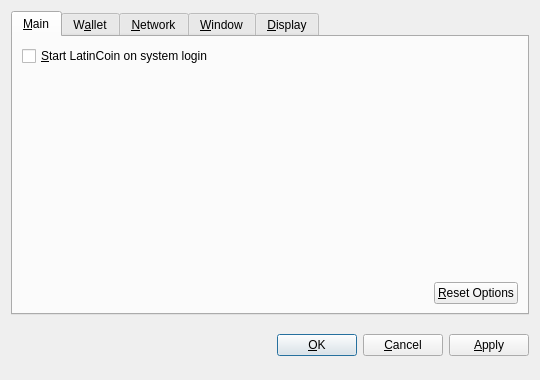
<?xml version="1.0" encoding="UTF-8"?>
<ui version="4.0">
 <class>OptionsDialog</class>
 <widget class="QDialog" name="OptionsDialog">
  <property name="geometry">
   <rect>
    <x>0</x>
    <y>0</y>
    <width>540</width>
    <height>380</height>
   </rect>
  </property>
  <property name="windowTitle">
   <string>Options</string>
  </property>
  <property name="modal">
   <bool>true</bool>
  </property>
  <layout class="QVBoxLayout" name="verticalLayout">
   <item>
    <widget class="QTabWidget" name="tabWidget">
     <property name="tabPosition">
      <enum>QTabWidget::North</enum>
     </property>
     <property name="currentIndex">
      <number>0</number>
     </property>
     <widget class="QWidget" name="tabMain">
      <attribute name="title">
       <string>&amp;Main</string>
      </attribute>
      <layout class="QVBoxLayout" name="verticalLayout_Main">
       <item>
        <widget class="QCheckBox" name="bitcoinAtStartup">
         <property name="toolTip">
          <string>Automatically start LatinCoin after logging in to the system.</string>
         </property>
         <property name="text">
          <string>&amp;Start LatinCoin on system login</string>
         </property>
        </widget>
       </item>
       <item>
        <spacer name="verticalSpacer_Main">
         <property name="orientation">
          <enum>Qt::Vertical</enum>
         </property>
         <property name="sizeHint" stdset="0">
          <size>
           <width>20</width>
           <height>40</height>
          </size>
         </property>
        </spacer>
       </item>
       <item>
        <layout class="QHBoxLayout" name="horizontalLayout_2_Main">
         <item>
          <spacer name="horizontalSpacer_2_Main">
           <property name="orientation">
            <enum>Qt::Horizontal</enum>
           </property>
           <property name="sizeHint" stdset="0">
            <size>
             <width>40</width>
             <height>20</height>
            </size>
           </property>
          </spacer>
         </item>
         <item>
          <widget class="QPushButton" name="resetButton">
           <property name="toolTip">
            <string>Reset all client options to default.</string>
           </property>
           <property name="text">
            <string>&amp;Reset Options</string>
           </property>
           <property name="autoDefault">
            <bool>false</bool>
           </property>
          </widget>
         </item>
        </layout>
       </item>
      </layout>
     </widget>
     <widget class="QWidget" name="tabWallet">
      <attribute name="title">
       <string>W&amp;allet</string>
      </attribute>
      <layout class="QVBoxLayout" name="verticalLayout_Network">
       <item>
        <widget class="QLabel" name="transactionFeeInfoLabel">
         <property name="text">
          <string>Optional transaction fee per kB that helps make sure your transactions are processed quickly. Most transactions are 1 kB.</string>
         </property>
         <property name="textFormat">
          <enum>Qt::PlainText</enum>
         </property>
         <property name="wordWrap">
          <bool>true</bool>
         </property>
        </widget>
       </item>
       <item>
        <layout class="QHBoxLayout" name="horizontalLayout_1_Main">
         <item>
          <widget class="QLabel" name="transactionFeeLabel">
           <property name="text">
            <string>Pay transaction &amp;fee</string>
           </property>
           <property name="textFormat">
            <enum>Qt::PlainText</enum>
           </property>
           <property name="buddy">
            <cstring>transactionFee</cstring>
           </property>
          </widget>
         </item>
         <item>
          <widget class="BitcoinAmountField" name="transactionFee"/>
         </item>
         <item>
          <spacer name="horizontalSpacer_1_Main">
           <property name="orientation">
            <enum>Qt::Horizontal</enum>
           </property>
           <property name="sizeHint" stdset="0">
            <size>
             <width>40</width>
             <height>20</height>
            </size>
           </property>
          </spacer>
         </item>
        </layout>
       </item>
       <item>
        <widget class="QLabel" name="label">
         <property name="text">
          <string>If you disable the spending of unconfirmed change, the change from a transaction cannot be used until that transaction has at least one confirmation. This also affects how your balance is computed.</string>
         </property>
         <property name="wordWrap">
          <bool>true</bool>
         </property>
        </widget>
       </item>
       <item>
        <widget class="QCheckBox" name="spendZeroConfChange">
         <property name="text">
          <string>Spend unconfirmed change  (experts only)</string>
         </property>
        </widget>
       </item>
       <item>
        <spacer name="verticalSpacer">
         <property name="orientation">
          <enum>Qt::Vertical</enum>
         </property>
         <property name="sizeHint" stdset="0">
          <size>
           <width>20</width>
           <height>40</height>
          </size>
         </property>
        </spacer>
       </item>
      </layout>
     </widget>
     <widget class="QWidget" name="tabNetwork">
      <attribute name="title">
       <string>&amp;Network</string>
      </attribute>
      <layout class="QVBoxLayout" name="verticalLayout_Network">
       <item>
        <widget class="QCheckBox" name="mapPortUpnp">
         <property name="toolTip">
          <string>Automatically open the LatinCoin client port on the router. This only works when your router supports UPnP and it is enabled.</string>
         </property>
         <property name="text">
          <string>Map port using &amp;UPnP</string>
         </property>
        </widget>
       </item>
       <item>
        <widget class="QCheckBox" name="connectSocks">
         <property name="toolTip">
          <string>Connect to the LatinCoin network through a SOCKS proxy (e.g. when connecting through Tor).</string>
         </property>
         <property name="text">
          <string>&amp;Connect through SOCKS proxy:</string>
         </property>
        </widget>
       </item>
       <item>
        <layout class="QHBoxLayout" name="horizontalLayout_Network">
         <item>
          <widget class="QLabel" name="proxyIpLabel">
           <property name="text">
            <string>Proxy &amp;IP:</string>
           </property>
           <property name="textFormat">
            <enum>Qt::PlainText</enum>
           </property>
           <property name="buddy">
            <cstring>proxyIp</cstring>
           </property>
          </widget>
         </item>
         <item>
          <widget class="QValidatedLineEdit" name="proxyIp">
           <property name="maximumSize">
            <size>
             <width>140</width>
             <height>16777215</height>
            </size>
           </property>
           <property name="toolTip">
            <string>IP address of the proxy (e.g. 127.0.0.1)</string>
           </property>
          </widget>
         </item>
         <item>
          <widget class="QLabel" name="proxyPortLabel">
           <property name="text">
            <string>&amp;Port:</string>
           </property>
           <property name="textFormat">
            <enum>Qt::PlainText</enum>
           </property>
           <property name="buddy">
            <cstring>proxyPort</cstring>
           </property>
          </widget>
         </item>
         <item>
          <widget class="QLineEdit" name="proxyPort">
           <property name="maximumSize">
            <size>
             <width>55</width>
             <height>16777215</height>
            </size>
           </property>
           <property name="toolTip">
            <string>Port of the proxy (e.g. 9050)</string>
           </property>
          </widget>
         </item>
         <item>
          <widget class="QLabel" name="socksVersionLabel">
           <property name="text">
            <string>SOCKS &amp;Version:</string>
           </property>
           <property name="textFormat">
            <enum>Qt::PlainText</enum>
           </property>
           <property name="buddy">
            <cstring>socksVersion</cstring>
           </property>
          </widget>
         </item>
         <item>
          <widget class="QValueComboBox" name="socksVersion">
           <property name="toolTip">
            <string>SOCKS version of the proxy (e.g. 5)</string>
           </property>
          </widget>
         </item>
         <item>
          <spacer name="horizontalSpacer_Network">
           <property name="orientation">
            <enum>Qt::Horizontal</enum>
           </property>
           <property name="sizeHint" stdset="0">
            <size>
             <width>40</width>
             <height>20</height>
            </size>
           </property>
          </spacer>
         </item>
        </layout>
       </item>
       <item>
        <spacer name="verticalSpacer_Network">
         <property name="orientation">
          <enum>Qt::Vertical</enum>
         </property>
         <property name="sizeHint" stdset="0">
          <size>
           <width>20</width>
           <height>40</height>
          </size>
         </property>
        </spacer>
       </item>
      </layout>
     </widget>
     <widget class="QWidget" name="tabWindow">
      <attribute name="title">
       <string>&amp;Window</string>
      </attribute>
      <layout class="QVBoxLayout" name="verticalLayout_Window">
       <item>
        <widget class="QCheckBox" name="minimizeToTray">
         <property name="toolTip">
          <string>Show only a tray icon after minimizing the window.</string>
         </property>
         <property name="text">
          <string>&amp;Minimize to the tray instead of the taskbar</string>
         </property>
        </widget>
       </item>
       <item>
        <widget class="QCheckBox" name="minimizeOnClose">
         <property name="toolTip">
          <string>Minimize instead of exit the application when the window is closed. When this option is enabled, the application will be closed only after selecting Quit in the menu.</string>
         </property>
         <property name="text">
          <string>M&amp;inimize on close</string>
         </property>
        </widget>
       </item>
       <item>
        <spacer name="verticalSpacer_Window">
         <property name="orientation">
          <enum>Qt::Vertical</enum>
         </property>
         <property name="sizeHint" stdset="0">
          <size>
           <width>20</width>
           <height>40</height>
          </size>
         </property>
        </spacer>
       </item>
      </layout>
     </widget>
     <widget class="QWidget" name="tabDisplay">
      <attribute name="title">
       <string>&amp;Display</string>
      </attribute>
      <layout class="QVBoxLayout" name="verticalLayout_Display">
       <item>
        <layout class="QHBoxLayout" name="horizontalLayout_1_Display">
         <item>
          <widget class="QLabel" name="langLabel">
           <property name="text">
            <string>User Interface &amp;language:</string>
           </property>
           <property name="textFormat">
            <enum>Qt::PlainText</enum>
           </property>
           <property name="buddy">
            <cstring>lang</cstring>
           </property>
          </widget>
         </item>
         <item>
          <widget class="QValueComboBox" name="lang">
           <property name="toolTip">
            <string>The user interface language can be set here. This setting will take effect after restarting LatinCoin.</string>
           </property>
          </widget>
         </item>
        </layout>
       </item>
       <item>
        <layout class="QHBoxLayout" name="horizontalLayout_2_Display">
         <item>
          <widget class="QLabel" name="unitLabel">
           <property name="text">
            <string>&amp;Unit to show amounts in:</string>
           </property>
           <property name="textFormat">
            <enum>Qt::PlainText</enum>
           </property>
           <property name="buddy">
            <cstring>unit</cstring>
           </property>
          </widget>
         </item>
         <item>
          <widget class="QValueComboBox" name="unit">
           <property name="toolTip">
            <string>Choose the default subdivision unit to show in the interface and when sending coins.</string>
           </property>
          </widget>
         </item>
        </layout>
       </item>
       <item>
        <widget class="QCheckBox" name="displayAddresses">
         <property name="toolTip">
          <string>Whether to show LatinCoin addresses in the transaction list or not.</string>
         </property>
         <property name="text">
          <string>&amp;Display addresses in transaction list</string>
         </property>
        </widget>
       </item>
       <item>
        <widget class="QCheckBox" name="coinControlFeatures">
         <property name="toolTip">
          <string>Whether to show coin control features or not.</string>
         </property>
         <property name="text">
          <string>Display coin &amp;control features (experts only!)</string>
         </property>
        </widget>
       </item>
       <item>
        <spacer name="verticalSpacer_Display">
         <property name="orientation">
          <enum>Qt::Vertical</enum>
         </property>
         <property name="sizeHint" stdset="0">
          <size>
           <width>20</width>
           <height>40</height>
          </size>
         </property>
        </spacer>
       </item>
      </layout>
     </widget>
    </widget>
   </item>
   <item>
    <layout class="QHBoxLayout" name="horizontalLayout_Buttons">
     <item>
      <spacer name="horizontalSpacer_1">
       <property name="orientation">
        <enum>Qt::Horizontal</enum>
       </property>
       <property name="sizeHint" stdset="0">
        <size>
         <width>40</width>
         <height>48</height>
        </size>
       </property>
      </spacer>
     </item>
     <item>
      <widget class="QLabel" name="statusLabel">
       <property name="font">
        <font>
         <weight>75</weight>
         <bold>true</bold>
        </font>
       </property>
       <property name="text">
        <string/>
       </property>
       <property name="textFormat">
        <enum>Qt::PlainText</enum>
       </property>
       <property name="wordWrap">
        <bool>true</bool>
       </property>
      </widget>
     </item>
     <item>
      <spacer name="horizontalSpacer_2">
       <property name="orientation">
        <enum>Qt::Horizontal</enum>
       </property>
       <property name="sizeHint" stdset="0">
        <size>
         <width>40</width>
         <height>48</height>
        </size>
       </property>
      </spacer>
     </item>
     <item>
      <widget class="QPushButton" name="okButton">
       <property name="text">
        <string>&amp;OK</string>
       </property>
      </widget>
     </item>
     <item>
      <widget class="QPushButton" name="cancelButton">
       <property name="text">
        <string>&amp;Cancel</string>
       </property>
       <property name="autoDefault">
        <bool>false</bool>
       </property>
      </widget>
     </item>
     <item>
      <widget class="QPushButton" name="applyButton">
       <property name="text">
        <string>&amp;Apply</string>
       </property>
       <property name="autoDefault">
        <bool>false</bool>
       </property>
      </widget>
     </item>
    </layout>
   </item>
  </layout>
 </widget>
 <customwidgets>
  <customwidget>
   <class>BitcoinAmountField</class>
   <extends>QSpinBox</extends>
   <header>bitcoinamountfield.h</header>
  </customwidget>
  <customwidget>
   <class>QValueComboBox</class>
   <extends>QComboBox</extends>
   <header>qvaluecombobox.h</header>
  </customwidget>
  <customwidget>
   <class>QValidatedLineEdit</class>
   <extends>QLineEdit</extends>
   <header>qvalidatedlineedit.h</header>
  </customwidget>
 </customwidgets>
 <resources/>
 <connections/>
</ui>
